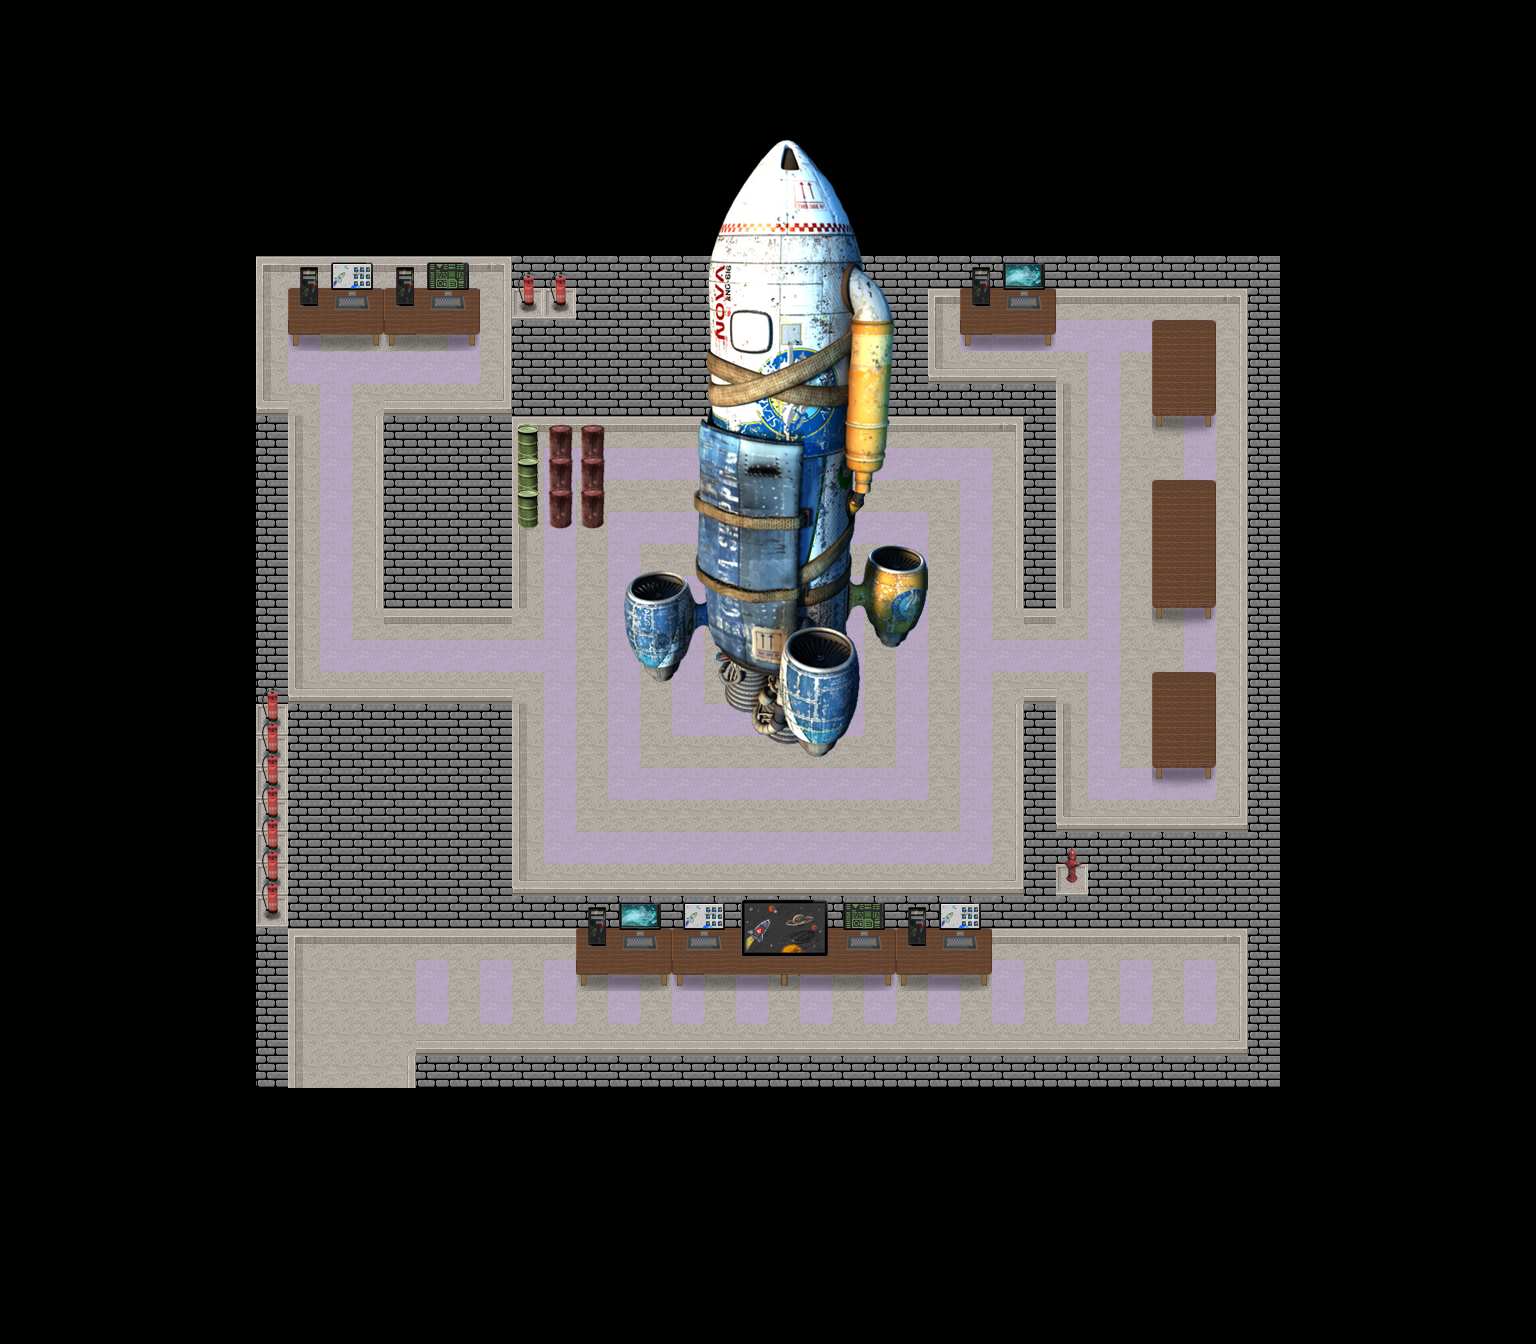

The image is a tile-based game level rendered from a .tmx file. Its description and source (layers, tilesets, objects; grid data summarised) follow:
An orthogonal 48x42 tile map with 32x32 px tiles, 4 tile layers (gorund, fringe, top, object), 1 hidden layer not drawn, 7 tilesets and 3 objects (3x PARTICLE_EFFECT).

<map version="1.0" orientation="orthogonal" width="48" height="42" tilewidth="32" tileheight="32">
 <tileset firstgid="1" name="roket" tilewidth="32" tileheight="32" />
 <tileset firstgid="1" name="roket" tilewidth="32" tileheight="32">
  <image source="../graphics/tiles/elektroadd/roket.png" />
 </tileset>
 <tileset firstgid="221" name="zemin" tilewidth="32" tileheight="32">
  <image source="../graphics/tiles/arena.png" />
 </tileset>
 <tileset firstgid="477" name="collision" tilewidth="32" tileheight="32">
  <image source="../graphics/tiles/collision.png" />
 </tileset>
 <tileset firstgid="479" name="siyah" tilewidth="32" tileheight="32">
  <image source="../graphics/tiles/elektroadd/siyah.png" />
 </tileset>
 <tileset firstgid="480" name="standlar" tilewidth="32" tileheight="32">
  <image source="../graphics/tiles/elektroadd/kaldirimlar.png" />
 </tileset>
 <tileset firstgid="522" name="malzemeler" tilewidth="32" tileheight="32">
  <image source="../graphics/tiles/elektroadd/malzemeler.png" />
 </tileset>
 <layer name="gorund" width="48" height="42">
  <data>[2016 cells, 2016 non-empty, 13 distinct tile ids]</data>
 </layer>
 <layer name="fringe" width="48" height="42">
  <data>[2016 cells, 89 non-empty, 19 distinct tile ids]</data>
 </layer>
 <layer name="top" width="48" height="42">
  <data>[2016 cells, 276 non-empty, 223 distinct tile ids]</data>
 </layer>
 <layer name="collision" width="48" height="42" visible="0">
  <data>[2016 cells, 1293 non-empty, 1 distinct tile ids]</data>
 </layer>
 <layer name="object" width="48" height="42">
  <data>[2016 cells, 0 non-empty, 0 distinct tile ids]</data>
 </layer>
 <objectgroup name="Object Group 1" width="48" height="42">
  <object name="graphics/particles/waterfall.particle.xml" type="PARTICLE_EFFECT" x="658" y="729" width="32" height="32" />
  <object name="graphics/particles/waterfall.particle.xml" type="PARTICLE_EFFECT" x="896" y="690" width="32" height="32" />
  <object name="graphics/particles/waterfall.particle.xml" type="PARTICLE_EFFECT" x="806" y="811" width="32" height="32" />
 </objectgroup>
</map>
